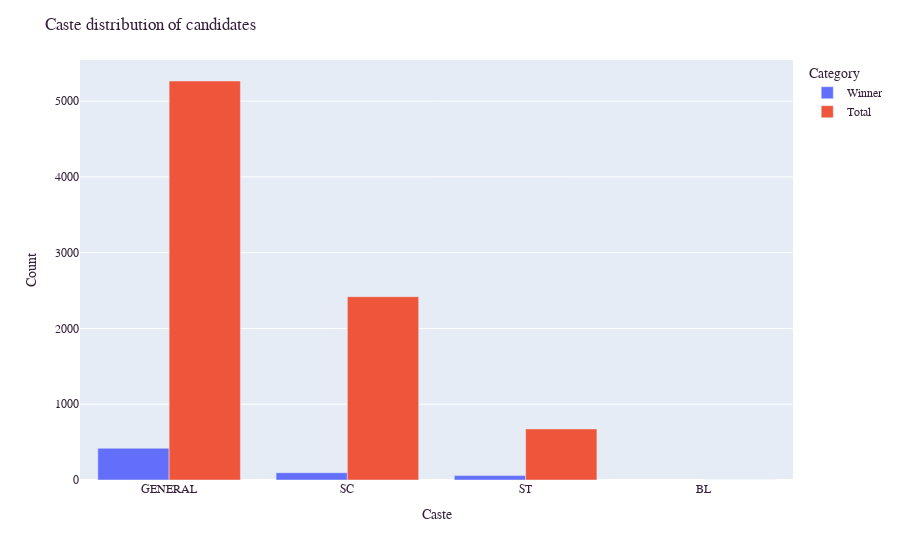

Write notebook code for a chart like this one.
### Code cell
# Create a dataframe containing the caste distribution of winners
winner_caste = df[df['WINNER'] == 1].groupby('CATEGORY')['WINNER'].size()
winner_caste_df = pd.DataFrame(data=winner_caste)
winner_caste_df.reset_index(level=0, inplace=True)
winner_caste_df['Category'] = 'Winner'

# Create a dataframe containing the caste distribution of total number of candidates
total_caste = df.groupby('CATEGORY').size()
total_caste_df = pd.DataFrame(data=total_caste)
total_caste_df.reset_index(level=0, inplace=True)
total_caste_df['Category'] = 'Total'
total_caste_df.rename(columns={0: "WINNER"}, inplace=True)

# Concatenate the two dataframes
winner_caste_df = pd.concat((winner_caste_df, total_caste_df))

# Visualize the results
caste_fig = px.bar(winner_caste_df, 
                   x='CATEGORY', 
                   y='WINNER',
                   color='Category', 
                   barmode='group')
caste_fig.update_layout(font_family="Courier New",
                        font_color="#351f39",
                        title_text='Caste distribution of candidates',
                        title_font_family="Courier New",
                        title_font_color="#351f39",
                        xaxis_title='Caste',
                        yaxis_title='Count')
caste_fig.show()

### Figure 1 — Plotly figure (JSON) as saved in the notebook; plotly's stock layout.template omitted (floating-point values rounded to 4 significant figures)
{"data": [{"alignmentgroup": "True", "hovertemplate": "Category=Winner<br>CATEGORY=%{x}<br>WINNER=%{y}<extra></extra>", "legendgroup": "Winner", "marker": {"color": "#636efa", "pattern": {"shape": ""}}, "name": "Winner", "offsetgroup": "Winner", "orientation": "v", "showlegend": true, "textposition": "auto", "type": "bar", "x": ["GENERAL", "SC", "ST"], "xaxis": "x", "y": [419, 96, 58], "yaxis": "y"}, {"alignmentgroup": "True", "hovertemplate": "Category=Total<br>CATEGORY=%{x}<br>WINNER=%{y}<extra></extra>", "legendgroup": "Total", "marker": {"color": "#EF553B", "pattern": {"shape": ""}}, "name": "Total", "offsetgroup": "Total", "orientation": "v", "showlegend": true, "textposition": "auto", "type": "bar", "x": ["BL", "GENERAL", "SC", "ST"], "xaxis": "x", "y": [1, 5265, 2419, 674], "yaxis": "y"}], "layout": {"barmode": "group", "font": {"color": "#351f39", "family": "Courier New"}, "legend": {"title": {"text": "Category"}, "tracegroupgap": 0}, "margin": {"t": 60}, "title": {"font": {"color": "#351f39", "family": "Courier New"}, "text": "Caste distribution of candidates"}, "xaxis": {"anchor": "y", "domain": [0, 1], "title": {"text": "Caste"}}, "yaxis": {"anchor": "x", "domain": [0, 1], "title": {"text": "Count"}}}}
